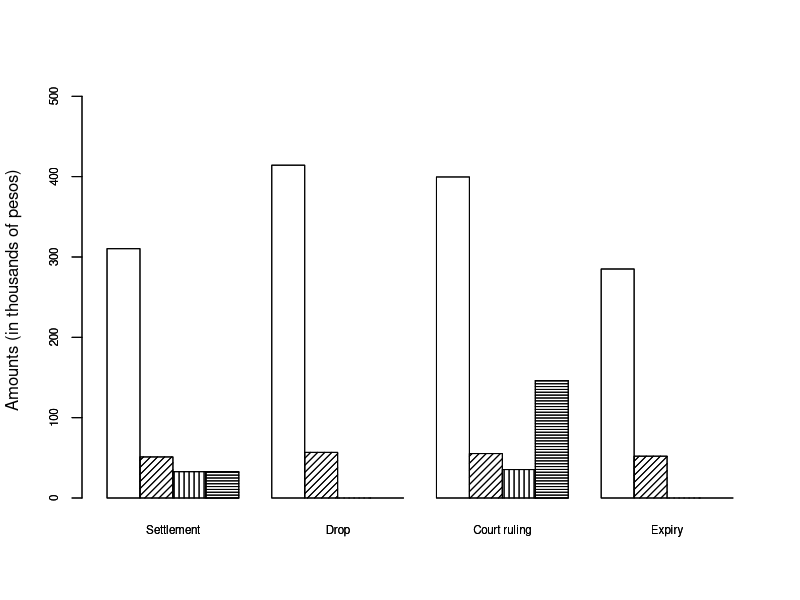

Recreate this plot in R.
library(dplyr)
library(ggplot2)
library(tidyverse)
library(haven)

# Indicate path of repo
setwd("C:/Users/isaac/Downloads/information_settlement")


trunca99 <- function(x){
  cuantil99 <- quantile(x, .99, na.rm=T, type=1)
  x [x>cuantil99] <- cuantil99
  x
}


# Read dataset and select relevant variables
vars_truncadas <- c('c_total', 'liq_total')
vars <- c(vars_truncadas, 'min_ley')

target <- c('c_total', 'min_ley', 'liq_total', 'liq_total_pos')


df <- read_dta('./DB/scaleup_hd.dta') %>%
  group_by(modo_termino) %>%
  mutate_at(vars(one_of(vars_truncadas)), trunca99) %>%
  mutate(liq_total_pos = as.numeric(liq_total>0)) %>%
  ungroup() %>% 
  filter(!(modo_termino == 2 & liq_total != 0), 
         !(modo_termino == 4 & liq_total !=0), 
         !is.na(modo_termino)) 


# Prepare data to obtain matrix with end mode, variable name, and average amount.
df_plot <- df %>%
  dplyr::select(one_of(vars), modo_termino) %>%
  mutate(liq_total_pos = ifelse(liq_total>0, liq_total, NA)) %>%
  gather(key = var, value = monto, -modo_termino) %>%
  filter(!is.na(modo_termino)) %>%
  group_by(modo_termino, var) %>%
  summarise(monto = mean(monto, na.rm = T)) %>%
  mutate(monto = ifelse(is.na(monto), 0, monto/1000)) %>%
  spread(key = modo_termino, value = monto) 

df_plot <- df_plot[match(target, df_plot$var),]

varnames <- df_plot$var

df_plot <- df_plot %>%
  dplyr::select(-var) %>%
  as.matrix(.)


# Name matrix to graph
rownames(df_plot) <- c('Amount asked', 'Min. comp. by law', 'Amount won', 'Amount won (positive)')
colnames(df_plot) <- c('Settlement', 'Drop', 'Court ruling', 'Expiry')
ylim <- range(df_plot)*c(1,1.25)

df_plot2<-df_plot

# Percentage of each end mode
prop_mt <- df %>% 
  ungroup() %>% 
  count(modo_termino) %>% 
  mutate(n = n*100 / nrow(df),
         modo_termino = as.character(modo_termino)) %>%
  filter(!is.na(modo_termino))

laudos_pos <- df %>% 
  filter(modo_termino == 3) %>%
  ungroup() %>%
  count(liq_total_pos) %>%
  mutate(n = n*100/nrow(df)) %>%
  filter(liq_total_pos == '1') %>%
  rename(modo_termino = liq_total_pos) %>%
  mutate(modo_termino = '5')

prop_mt <- rbind(prop_mt, laudos_pos)

prop_mt_leg <- paste0(c(colnames(df_plot),
                        'Winning court ruling'),
                      ' - ',
                      substr(as.character(prop_mt$n), 1, 4), '%')

# Graph plot

par(mar = c(4.1, 5.1, 2.1, 3.1))

tiff(file = "./Figures/difference_claims_compensation.tiff", width = 3750, height = 2800, units = "px", res = 800) 

barplot(df_plot2,
        beside = T, 
        ylim = ylim, 
        col = 1, 
        lwd = 1:2, 
        angle = c(0, 45, 90, 0), 
        density = c(0, 20, 20, 35), 
        ylab = 'Amounts (in thousands of pesos)',
        cex.names = 0.7, 
        cex.axis = 0.7)
barplot(df_plot2, 
        add = TRUE, 
        beside = TRUE, 
        ylim = ylim, 
        col = 1, 
        lwd = 1:2, 
        angle = c(0, 45, 90, 0), 
        density = c(0, 20, 20, 35), 
        ylab = 'Amounts (in thousands of pesos)',
        cex.lab = 0.8,
        cex.names = 0.7, 
        cex.axis = 0.7) -> ex

legend('top', legend = rownames(df_plot2),
       ncol = 2, fill = TRUE, cex = 0.6, col = 1,
       angle = c(0, 45, 90, 0),
       density = c(0, 30, 35, 65),
       inset = c(0.1, -0.3), xpd=TRUE)
legend('bottom', legend = prop_mt_leg, 
       ncol = 2, cex = 0.55, 
       inset = c(0, -0.5), xpd=TRUE)

dev.off()
